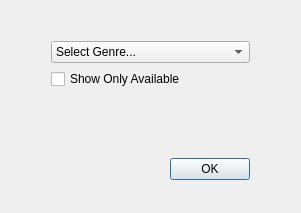
<?xml version="1.0" encoding="UTF-8"?>
<ui version="4.0">
 <class>filterClass</class>
 <widget class="QDialog" name="filterClass">
  <property name="geometry">
   <rect>
    <x>0</x>
    <y>0</y>
    <width>301</width>
    <height>213</height>
   </rect>
  </property>
  <property name="windowTitle">
   <string>filter</string>
  </property>
  <widget class="QWidget" name="layoutWidget">
   <property name="geometry">
    <rect>
     <x>40</x>
     <y>30</y>
     <width>221</width>
     <height>161</height>
    </rect>
   </property>
   <layout class="QGridLayout" name="gridLayout">
    <item row="0" column="0">
     <widget class="QComboBox" name="selectGenre">
      <item>
       <property name="text">
        <string>Select Genre...</string>
       </property>
      </item>
      <item>
       <property name="text">
        <string>FANTASY</string>
       </property>
      </item>
      <item>
       <property name="text">
        <string>SCI-FI</string>
       </property>
      </item>
      <item>
       <property name="text">
        <string>NON-FICTION</string>
       </property>
      </item>
      <item>
       <property name="text">
        <string>MYSTERY</string>
       </property>
      </item>
      <item>
       <property name="text">
        <string>ROMANCE</string>
       </property>
      </item>
      <item>
       <property name="text">
        <string>OTHER</string>
       </property>
      </item>
     </widget>
    </item>
    <item row="1" column="0">
     <widget class="QCheckBox" name="checkBox">
      <property name="text">
       <string>Show Only Available</string>
      </property>
     </widget>
    </item>
    <item row="2" column="0">
     <spacer name="verticalSpacer">
      <property name="orientation">
       <enum>Qt::Orientation::Vertical</enum>
      </property>
      <property name="sizeHint" stdset="0">
       <size>
        <width>20</width>
        <height>40</height>
       </size>
      </property>
     </spacer>
    </item>
    <item row="3" column="0">
     <layout class="QHBoxLayout" name="horizontalLayout">
      <item>
       <spacer name="horizontalSpacer">
        <property name="orientation">
         <enum>Qt::Orientation::Horizontal</enum>
        </property>
        <property name="sizeHint" stdset="0">
         <size>
          <width>40</width>
          <height>20</height>
         </size>
        </property>
       </spacer>
      </item>
      <item>
       <widget class="QPushButton" name="okButton">
        <property name="text">
         <string>OK</string>
        </property>
       </widget>
      </item>
     </layout>
    </item>
   </layout>
  </widget>
 </widget>
 <layoutdefault spacing="6" margin="11"/>
 <resources/>
 <connections>
  <connection>
   <sender>okButton</sender>
   <signal>clicked()</signal>
   <receiver>filterClass</receiver>
   <slot>accept()</slot>
   <hints>
    <hint type="sourcelabel">
     <x>215</x>
     <y>174</y>
    </hint>
    <hint type="destinationlabel">
     <x>163</x>
     <y>158</y>
    </hint>
   </hints>
  </connection>
 </connections>
</ui>
